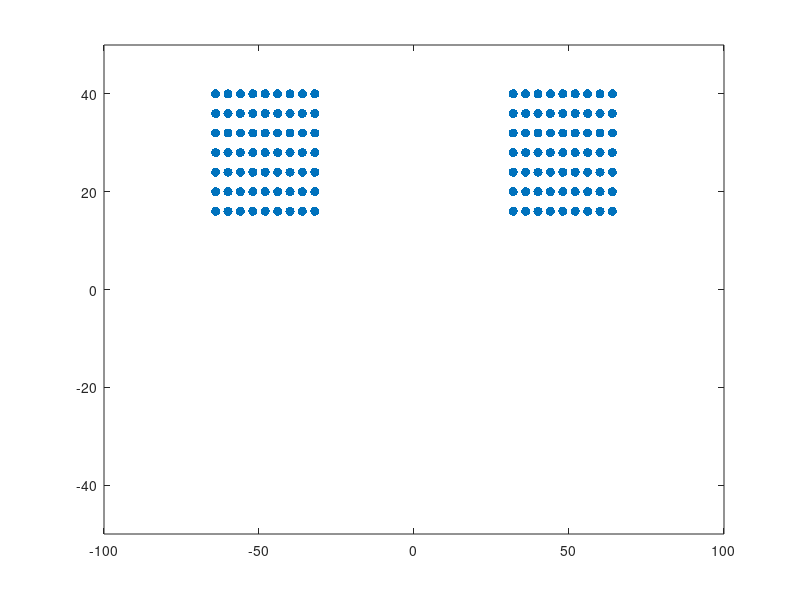

MATLAB code to generate this figure: (Note: this script raises an error after producing the figure.)
function [] = fieldForQuadrupoleConfig()
%% Program Notes

    % This program calculates the magnetic field produced by a series of current
    % loops in the anti-Helmholtz configuration, which describes the quadrupole
    % magnetic fields we use in the experiment.
    
    % I wrote a function to calculate the magnetic field from a current loop of given
    % radius, polarity, and position along symmetry axis. This program calls that
    % function for the relevant positions and polarities of the loops that make up
    % our anti-Helmholtz configuration. 
    
%% Define current loop configuration

% This defines the possible z-positions. The distance bewteen the inner-most current
% loops is 7 cm. The diameter of each current loop is 4 mm, and there are 9 current
% loops wrapped adjacent to each other. There are 7 layers of coil wraps. The current
% loops are wrapped around a cylindrial part of the chamber with diameter 2.8 cm.
% Thus, the radius of the inner-most current loop is 1.4 cm.

numWraps = 9;
zPos = zeros(1,numWraps);
for ii = 1:numWraps
    zPos(ii) = 30+4*(ii-.5);    % in mm
end
zPos = [-zPos zPos];

numLayers = 7;
radii = zeros(1,numLayers);
for ii = 1:length(radii)
    radii(ii) = 14+4*(ii-.5);
end

[zPos,radii] = meshgrid(zPos,radii);
zPos = zPos(:);
radii = radii(:);

pol = ones(size(zPos));
pol(logical(zPos>0)) = pol(logical(zPos>0)).*-1;

xForPlot = linspace(-5,5,600);
yForPlot = linspace(-5,5,600);

[xForMesh,yForMesh] = meshgrid(xForPlot,yForPlot);

figure
plot(zPos,radii,'.','MarkerSize',20)
ylim([-50 50])

%% Sum over each current loop

BzSum = zeros(length(yForMesh),length(xForMesh));
BpSum = zeros(length(yForMesh),length(xForMesh));

u0 = pi*4e-7;
amps = 80;

for ii = 1:length(radii)
    xDimUnits = xForMesh./radii(ii);
    yDimUnits = abs(yForMesh./radii(ii));
    zPosDimUnits = zPos(ii)/radii(ii);
    
    [Bp, Bz] = fieldFromSingleCurrentLoop(xDimUnits,yDimUnits,zPosDimUnits,pol(ii));
    BpSum = BpSum+Bp.*u0.*amps./radii(ii).*1e4.*1e3;
    BzSum = BzSum+Bz.*u0.*amps./radii(ii).*1e4.*1e3;
    
end

Btot = sqrt(BpSum.^2+BzSum.^2);

figure
imagesc(xForPlot,yForPlot,Btot)
colorbar
ax = gca;
ax.YDir = 'normal';

figure
plot(xForPlot,BzSum(round(end/2),:))
hold on
plot(xForPlot,BpSum(round(end/2),:))
xlabel('z')
legend({'Bz','Bp'})

figure
plot(yForPlot,BzSum(:,round(end/2)))
hold on
plot(yForPlot,BpSum(:,round(end/2)))
xlabel('p')
legend({'Bz','Bp'})

end